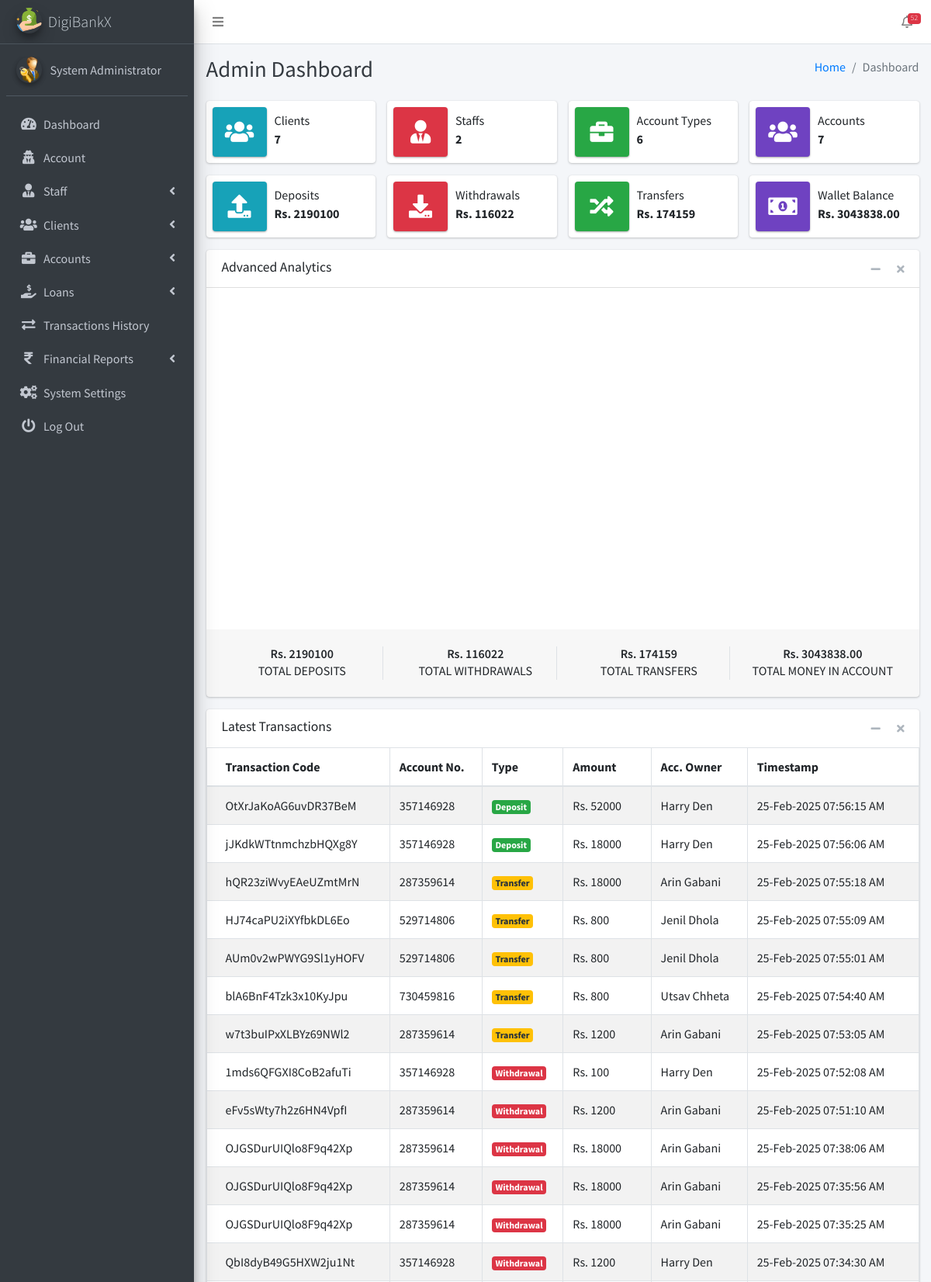
Page /admin/pages_dashboard.php (signed in, upper part) on the committed database.
### tables this page shows
CREATE TABLE `ib_systemsettings` (
  `id` int(20) NOT NULL,
  `sys_name` longtext NOT NULL,
  `sys_tagline` longtext NOT NULL,
  `sys_logo` varchar(200) NOT NULL,
  `is_active` tinyint(1) NOT NULL DEFAULT 1
);

CREATE TABLE `ib_admin` (
  `admin_id` int(11) NOT NULL,
  `name` varchar(200) NOT NULL,
  `email` varchar(200) NOT NULL,
  `number` varchar(200) NOT NULL,
  `password` varchar(200) NOT NULL,
  `profile_pic` varchar(200) NOT NULL,
  `is_active` tinyint(1) NOT NULL DEFAULT 1,
  `otp` varchar(6) DEFAULT NULL,
  `otp_expiry` datetime DEFAULT NULL
);

CREATE TABLE `ib_transactions` (
  `tr_id` int(20) NOT NULL,
  `tr_code` varchar(200) NOT NULL,
  `account_id` int(20) NOT NULL,
  `tr_type` varchar(200) NOT NULL,
  `tr_status` varchar(200) NOT NULL,
  `client_id` int(10) UNSIGNED NOT NULL,
  `transaction_amt` varchar(200) NOT NULL,
  `receiving_acc_no` varchar(200) DEFAULT NULL,
  `created_at` timestamp(6) NOT NULL DEFAULT current_timestamp(6) ON UPDATE current_timestamp(6),
  `is_active` tinyint(1) NOT NULL DEFAULT 1
);

CREATE TABLE `ib_bankaccounts` (
  `account_id` int(20) NOT NULL,
  `acc_name` varchar(200) NOT NULL,
  `account_number` varchar(200) NOT NULL,
  `acc_type` varchar(200) NOT NULL,
  `acc_rates` varchar(200) NOT NULL,
  `acc_status` varchar(200) NOT NULL,
  `acc_amount` decimal(10,2) NOT NULL,
  `client_id` int(10) UNSIGNED DEFAULT NULL,
  `created_at` timestamp(6) NOT NULL DEFAULT current_timestamp(6) ON UPDATE current_timestamp(6),
  `is_active` tinyint(1) NOT NULL DEFAULT 1
);

### admin/pages_dashboard.php (the view, shortened to what the rows shown need)
<?php
include('conf/config.php');
?>
<!DOCTYPE html>
<html lang="en">
<?php include("dist/_partials/head.php"); ?>
<body class="hold-transition sidebar-mini layout-fixed layout-navbar-fixed">
  <div class="wrapper">
    <?php include("dist/_partials/sidebar.php"); ?>
    <div class="content-wrapper">
      <div class="content-header">
        <div class="container-fluid">
          <div class="row mb-2">
            <div class="col-sm-6">
              <h1 class="m-0 text-dark">Admin Dashboard</h1>
            </div>
          </div>
        </div>
      </div>
      <section class="content">
        <div class="container-fluid">
          <div class="row">
            <div class="col-md-12">
              <div class="card">
                <div class="card-body p-0">
                  <div class="table-responsive">
                    <table class="table table-hover table-bordered table-striped m-0">
                      <thead>
                        <tr>
                          <th>Transaction Code</th>
                          <th>Account No.</th>
                          <th>Type</th>
                          <th>Amount</th>
                          <th>Acc. Owner</th>
                          <th>Timestamp</th>
                        </tr>
                      </thead>
                      <tbody>
                        <?php
                        $ret = "SELECT
                t.*,
                b.account_number,
                b.acc_type,
                COALESCE(b.acc_name, 'N/A') AS account_owner,
                COALESCE(c.name, 'N/A') AS client_name
            FROM iB_Transactions t
            LEFT JOIN ib_bankaccounts b ON t.account_id = b.account_id
            LEFT JOIN ib_clients c ON t.client_id = c.client_id
            ORDER BY t.created_at DESC";
                        $stmt = $mysqli->prepare($ret);
                        if ($stmt) {
                          $stmt->execute();
                          $res = $stmt->get_result();
                          while ($row = $res->fetch_object()) {
                            $transTstamp = $row->created_at ?? 'N/A';
                            $alertClass = "<span class='badge badge-warning'>Transfer</span>";
                            if (isset($row->tr_type)) {
                              if ($row->tr_type == 'Deposit') {
                                $alertClass = "<span class='badge badge-success'>$row->tr_type</span>";
                              } elseif ($row->tr_type == 'Withdrawal') {
                                $alertClass = "<span class='badge badge-danger'>$row->tr_type</span>";
                              }
                            }
                            ?>
                            <tr>
                              <td><?php echo htmlspecialchars($row->tr_code ?? 'N/A'); ?></td>
                              <td><?php echo htmlspecialchars($row->account_number ?? 'N/A'); ?></td>
                              <td><?php echo $alertClass; ?></td>
                              <td>Rs. <?php echo htmlspecialchars($row->transaction_amt ?? '0.00'); ?></td>
                              <td><?php echo isset($row->client_name) ? htmlspecialchars($row->client_name) : 'N/A'; ?></td>
                              <td>
                                <?php echo $transTstamp !== 'N/A' ? date("d-M-Y h:i:s A", strtotime($transTstamp)) : 'N/A'; ?>
                              </td>
                            </tr>
                          <?php }
                        } else {
                          echo "<tr><td colspan='6'>Error fetching transactions.</td></tr>";
                        }
                        ?>
                      </tbody>
                    </table>
                  </div>
                </div>
              </div>
            </div>
          </div>
        </div>
      </section>
    </div>
  </div>
</body>
</html>

### admin/dist/_partials/sidebar.php (shortened to what the rows shown need)
<aside class="main-sidebar sidebar-dark-primary elevation-4">
    <?php
    $admin_id = $_SESSION['admin_id'];
    $query = "SELECT * FROM iB_admin WHERE admin_id = ?";
    $stmt = $mysqli->prepare($query);
    $stmt->bind_param('i', $admin_id);
    $stmt->execute();
    $res = $stmt->get_result();
    while ($row = $res->fetch_object()) {
        $profile_picture = empty($row->profile_pic)
            ? "<img src='dist/img/user_icon.png' class='img-circle elevation-2' alt='User Image'>"
            : "<img src='dist/img/$row->profile_pic' class='img-circle elevation-2' alt='User Image'>";
        $sys_query = "SELECT * FROM iB_SystemSettings";
        $stmt = $mysqli->prepare($sys_query);
        $stmt->execute();
        $sys_res = $stmt->get_result();
        while ($sys = $sys_res->fetch_object()) {
            ?>
            <a href="pages_dashboard.php" class="brand-link text-light">
                <img src="dist/img/<?php echo $sys->sys_logo; ?>" alt="Logo" class="brand-image img-circle elevation-3">
                <span class="brand-text font-weight-light"><?php echo $sys->sys_name; ?></span>
            </a>
            <div class="sidebar">
                <div class="user-panel mt-3 pb-3 mb-3 d-flex">
                    <div class="image"><?php echo $profile_picture; ?></div>
                    <div class="info">
                        <a href="#" class="d-block"><?php echo $row->name; ?></a>
                    </div>
                </div>
                <nav class="mt-2">
                    <ul class="nav nav-pills nav-sidebar flex-column" data-widget="treeview" role="menu">
                        <li class="nav-item">
                            <a href="pages_dashboard.php" class="nav-link">
                                <i class="nav-icon fas fa-tachometer-alt"></i>
                                <p>Dashboard</p>
                            </a>
                        </li>
                        <li class="nav-item">
                            <a href="pages_account.php" class="nav-link">
                                <i class="nav-icon fas fa-user-secret"></i>
                                <p>Account</p>
                            </a>
                        </li>
                        <li class="nav-item has-treeview">
                            <a href="#" class="nav-link">
                                <i class="nav-icon fas fa-user-tie"></i>
                                <p>Staff <i class="fas fa-angle-left right"></i></p>
                            </a>
                        </li>
                        <li class="nav-item has-treeview">
                            <a href="#" class="nav-link">
                                <i class="nav-icon fas fa-users"></i>
                                <p>Clients <i class="fas fa-angle-left right"></i></p>
                            </a>
                        </li>
                        <li class="nav-item has-treeview">
                            <a href="#" class="nav-link">
                                <i class="nav-icon fas fa-briefcase"></i>
                                <p>Accounts <i class="fas fa-angle-left right"></i></p>
                            </a>
                        </li>
                        <li class="nav-item has-treeview">
                            <a href="#" class="nav-link">
                                <i class="nav-icon fas fa-hand-holding-usd"></i>
                                <p>
                                    Loans
                                    <i class="fas fa-angle-left right"></i>
                                </p>
                            </a>
                        </li>
                        <li class="nav-item">
                            <a href="pages_transactions_engine.php" class="nav-link">
                                <i class="nav-icon fas fa-exchange-alt"></i>
                                <p>Transactions History</p>
                            </a>
                        </li>
                        <li class="nav-item has-treeview">
                            <a href="#" class="nav-link">
                                <i class="nav-icon fas fa-rupee-sign"></i>
                                <p>Financial Reports <i class="fas fa-angle-left right"></i></p>
                            </a>
                        </li>
                        <li class="nav-item">
                            <a href="pages_system_settings.php" class="nav-link">
                                <i class="nav-icon fas fa-cogs"></i>
                                <p>System Settings</p>
                            </a>
                        </li>
                        <li class="nav-item">
                            <a href="pages_logout.php" class="nav-link">
                                <i class="nav-icon fas fa-power-off"></i>
                                <p>Log Out</p>
                            </a>
                        </li>
                    </ul>
                </nav>
            </div>
        </aside>
    <?php }
    } ?>

### rows in the picture
ib_admin: name "System Administrator"
ib_systemsettings: sys_logo (picture), sys_name "DigiBankX", ib_admin.profile_pic (picture)
ib_transactions: tr_code "OtXrJaKoAG6uvDR37BeM", account.account_number "357146928", tr_type "Deposit", transaction_amt "52000", client_name "Harry Den", created_at "25-Feb-2025 07:56:15 AM"
ib_transactions: tr_code "jJKdkWTtnmchzbHQXg8Y", account.account_number "357146928", tr_type "Deposit", transaction_amt "18000", client_name "Harry Den", created_at "25-Feb-2025 07:56:06 AM"
ib_transactions: tr_code "hQR23ziWvyEAeUZmtMrN", account.account_number "287359614", transaction_amt "18000", client_name "Arin Gabani", created_at "25-Feb-2025 07:55:18 AM"
ib_transactions: tr_code "HJ74caPU2iXYfbkDL6Eo", account.account_number "529714806", transaction_amt "800", client_name "Jenil Dhola", created_at "25-Feb-2025 07:55:09 AM"
ib_transactions: tr_code "AUm0v2wPWYG9Sl1yHOFV", account.account_number "529714806", transaction_amt "800", client_name "Jenil Dhola", created_at "25-Feb-2025 07:55:01 AM"
ib_transactions: tr_code "blA6BnF4Tzk3x10KyJpu", account.account_number "730459816", transaction_amt "800", client_name "Utsav Chheta", created_at "25-Feb-2025 07:54:40 AM"
ib_transactions: tr_code "w7t3buIPxXLBYz69NWl2", account.account_number "287359614", transaction_amt "1200", client_name "Arin Gabani", created_at "25-Feb-2025 07:53:05 AM"
ib_transactions: tr_code "1mds6QFGXI8CoB2afuTi", account.account_number "357146928", tr_type "Withdrawal", transaction_amt "100", client_name "Harry Den", created_at "25-Feb-2025 07:52:08 AM"
ib_transactions: tr_code "eFv5sWty7h2z6HN4VpfI", account.account_number "287359614", tr_type "Withdrawal", transaction_amt "1200", client_name "Arin Gabani", created_at "25-Feb-2025 07:51:10 AM"
ib_transactions: tr_code "OJGSDurUIQlo8F9q42Xp", account.account_number "287359614", tr_type "Withdrawal", transaction_amt "18000", client_name "Arin Gabani", created_at "25-Feb-2025 07:38:06 AM"
ib_transactions: tr_code "OJGSDurUIQlo8F9q42Xp", account.account_number "287359614", tr_type "Withdrawal", transaction_amt "18000", client_name "Arin Gabani", created_at "25-Feb-2025 07:35:56 AM"
ib_transactions: tr_code "OJGSDurUIQlo8F9q42Xp", account.account_number "287359614", tr_type "Withdrawal", transaction_amt "18000", client_name "Arin Gabani", created_at "25-Feb-2025 07:35:25 AM"
ib_transactions: tr_code "QbI8dyB49G5HXW2ju1Nt", account.account_number "357146928", tr_type "Withdrawal", transaction_amt "1200", client_name "Harry Den", created_at "25-Feb-2025 07:34:30 AM"

### other values in the picture
$ntf "52"
$iBClients "7"
$iBStaffs "2"
$iB_AccsType "6"
$iB_Accs "7"
$iB_deposits "2190100"
$iB_withdrawal "116022"
$iB_Transfers "174159"
$TotalBalInAccount "3043838.00"
